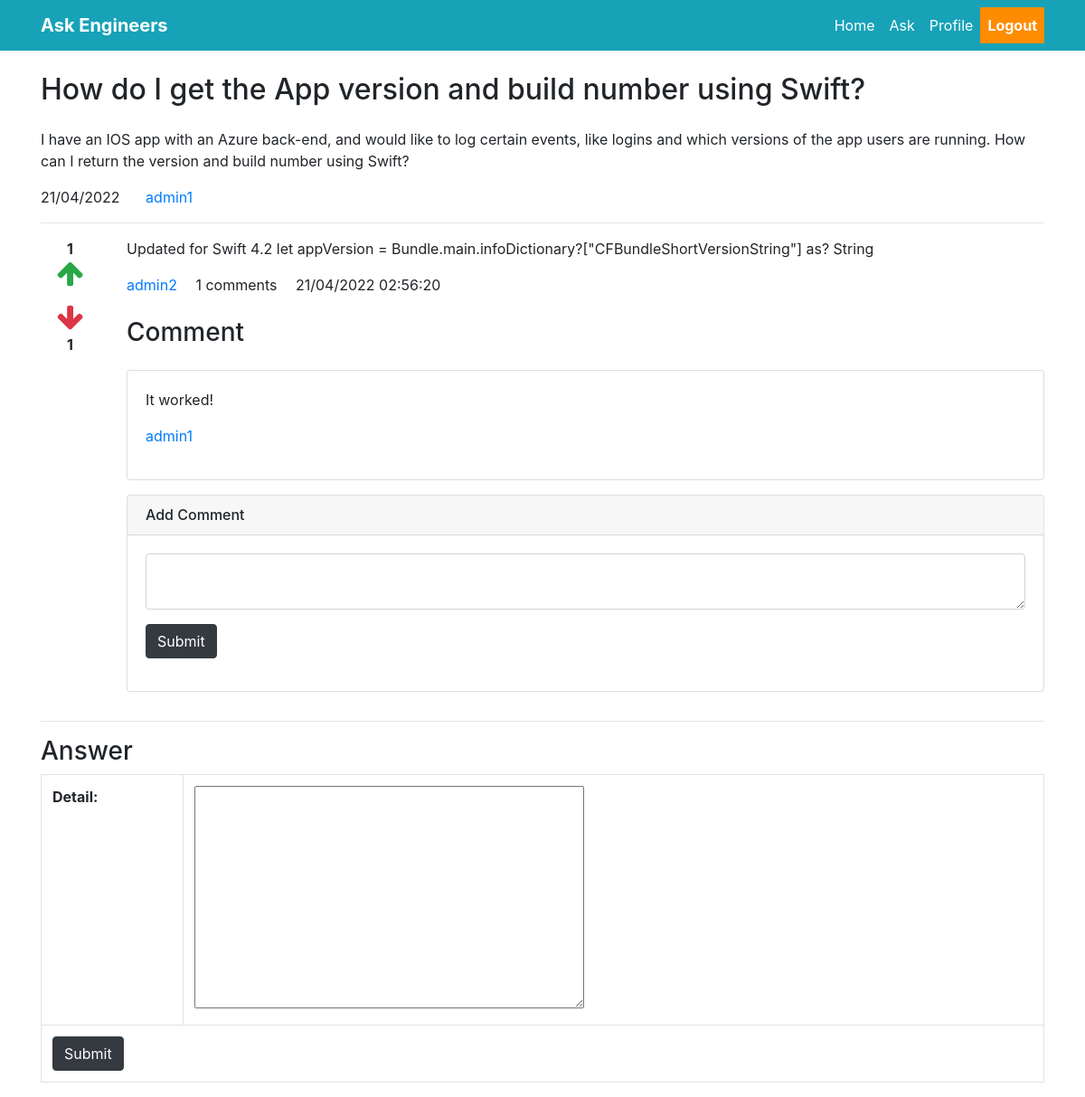
Page /detail/6 (signed in) on the committed database.
### main/models.py (models this page shows, shortened)
class Question(models.Model):
    user=models.ForeignKey(CustomUser,on_delete=models.CASCADE)
    title=models.CharField(max_length=300)
    detail=models.TextField()
    tags=models.TextField(default='')
    add_time=models.DateTimeField(auto_now_add=True)

class CustomUser(AbstractUser):
    bio=models.TextField()
    location=models.CharField(max_length=200)

class Answer(models.Model):
    question=models.ForeignKey(Question,on_delete=models.CASCADE)
    user=models.ForeignKey(CustomUser,on_delete=models.CASCADE)
    detail=models.TextField()
    add_time=models.DateTimeField(auto_now_add=True)

class Comment(models.Model):
    answer=models.ForeignKey(Answer,on_delete=models.CASCADE)
    user=models.ForeignKey(CustomUser,on_delete=models.CASCADE,related_name='comment_user')
    comment=models.TextField(default='')
    add_time=models.DateTimeField(auto_now_add=True)

### main/views.py (the view, shortened to what this page needs)
# urls.py: path('detail/<int:id>',views.detail,name='detail'),
def detail(request,id):
    quest=Question.objects.get(pk=id)
    tags=quest.tags.split(',')
    answers=Answer.objects.filter(question=quest)
    answerform=AnswerForm
    return render(request,'detail.html',{
        'quest':quest,
        'answers':answers,
        'answerform':answerform
    })

### main/templates/detail.html (shortened to what this page needs)
{% extends 'base.html' %}
{% load static %}
{% load humanize %}
{% block content %}
    <div class="container">
        <h2 class="my-4">{{quest.title}}</h2>
        <p>{{quest.detail}}</p>
        <p>
            <span class="mr-4">{{quest.add_time|date:'d/m/Y'}}</span>
            <a href="#">{{quest.user.username}}</a>
        </p>
        <hr/>
        {% for answer in answers %}
        <div class="row">
            <div class="col-1" style="text-align: center;">
                <div class="upvote">
                    <strong class="upvote-count-{{answer.id}}">{{answer.upvote_set.count}}</strong><br/>
                    <span class="text-success">
                        <i class="fa fa-arrow-up fa-2x upvote-click" data-answer="{{answer.id}}"></i>
                    </span>
                </div>
                <div class="downvote mt-3">
                    <span class="text-danger">
                        <i class="fa fa-arrow-down fa-2x downvote-click" data-answer="{{answer.id}}"></i>
                    </span><br/>
                    <strong class="downvote-count-{{answer.id}}">{{answer.downvote_set.count}}</strong>
                </div>
            </div>
            <div class="col-11">
                <p>
                    {{ answer.detail }}
                </p>
                <p>
                    <a class="mr-3">{{answer.user.username}}</a>
                    <span class="mr-3"><span class="comment-count-{{answer.id}}">{{answer.comment_set.count}}</span> comments</span>
                    <span>{{answer.add_time|date:'d/m/Y h:i:s'}}</span>
                </p>
                <h3 class="my-4">Comment</h3>
                <div class="comment-wrapper-{{answer.id}}">
                    {% for comment in answer.comment_set.all %}
                    <div class="card mb-2">
                        <div class="card-body">
                            <p>{{comment.comment}}</p>
                            <p>
                                <a href="#">{{comment.user.username}}</a>
                            </p>
                        </div>
                    </div>
                    {% endfor %}
                </div>
                {% if user.is_authenticated %}
                <div class="card my-3">
                    <h6 class="card-header">Add Comment</h6>
                    <div class="card-body">
                        <textarea class="form-control comment-text-{{answer.id}}"></textarea>
                        <button type="button" data-answer="{{answer.id}}" class="btn btn-dark my-3 save-comment">Submit</button>
                    </div>
                </div>
                {% endif %}
            </div>
        </div>
        <hr/>
        {% endfor %}
        {% if user.is_authenticated %}
        <h3>Answer</h3>
        <form method="post">
            <table class="table table-bordered">
                {{answerform.as_table}}
                <tr>
                    <td colspan="2">
                        <input type="submit" class="btn btn-dark" />
                    </td>
                </tr>
            </table>
        </form>
        {% endif %}
    </div>
{% endblock %}

### rows in the picture
Question: title "How do I get the App version and build number using Swift?", detail "I have an IOS app with an Azure back-end, and would like to log certain events, like logins and which versions of the app users are running. How can I return the version and build number using Swift?", add_time "21/04/2022", user.username "admin1"
Answer: upvote_set.count "1", downvote_set.count "1", detail "Updated for Swift 4.2 let appVersion = Bundle.main.infoDictionary?[\"CFBundleShortVersionString\"] as? String", user.username "admin2", comment_set.count "1", add_time "21/04/2022 02:56:20"
Comment: comment "It worked!", user.username "admin1"
